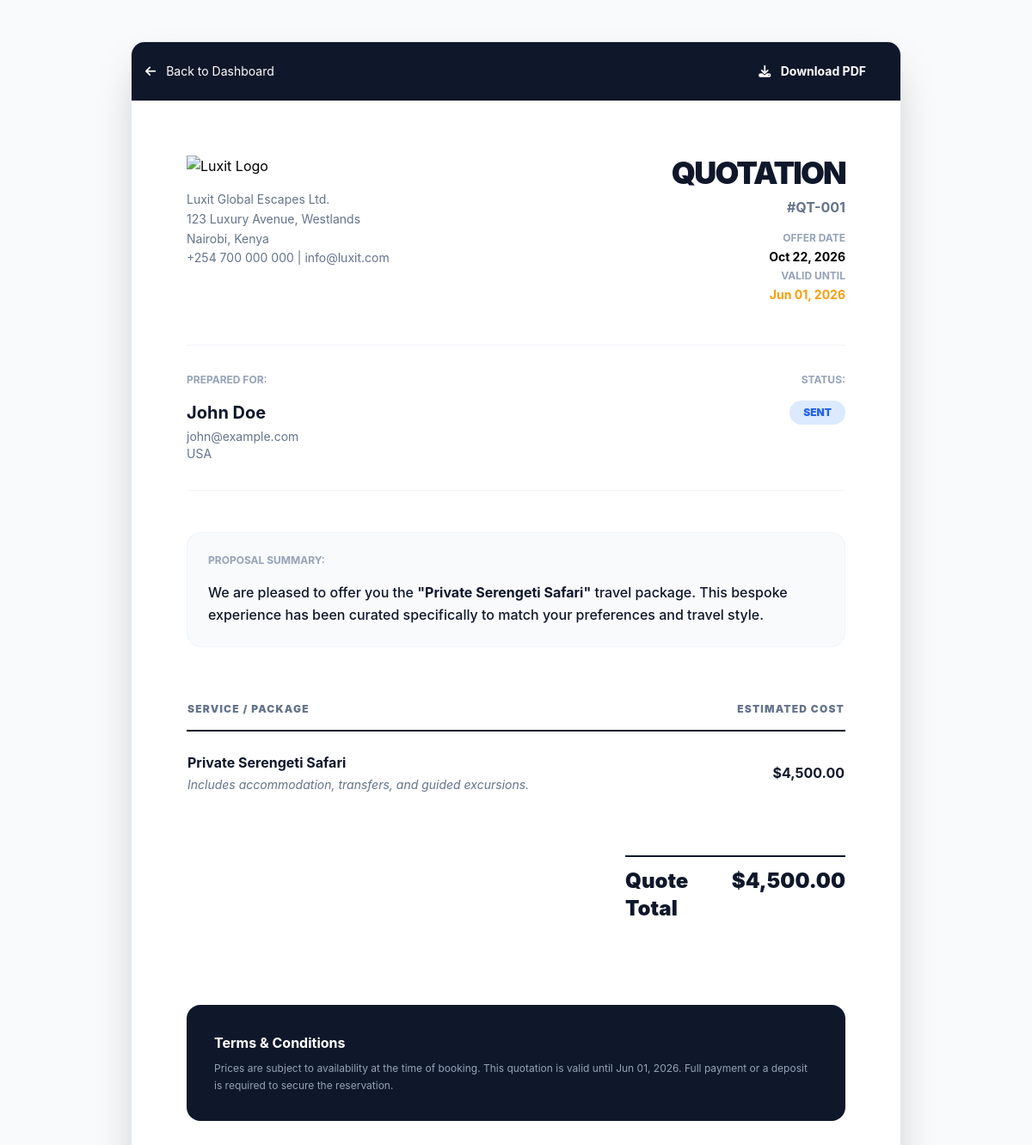
/admin/view-quotation.php?id=QT-001 (signed in), run on the app's committed database.
### tables this page shows
CREATE TABLE `quotations` (
  `id` varchar(20) NOT NULL,
  `customer_id` varchar(20) NOT NULL,
  `tour_name` varchar(255) NOT NULL,
  `amount` decimal(10,2) NOT NULL,
  `status` enum('Draft', 'Sent', 'Accepted', 'Expired') DEFAULT 'Draft',
  `valid_until` date DEFAULT NULL,
  `created_at` timestamp DEFAULT CURRENT_TIMESTAMP,
  PRIMARY KEY (`id`),
  FOREIGN KEY (`customer_id`) REFERENCES `customers`(`id`) ON DELETE CASCADE
);

CREATE TABLE `customers` (
  `id` varchar(20) NOT NULL,
  `name` varchar(100) NOT NULL,
  `email` varchar(100) NOT NULL,
  `country` varchar(50) DEFAULT NULL,
  `bookings_count` int(11) DEFAULT 0,
  `joined_date` date NOT NULL,
  `created_at` timestamp DEFAULT CURRENT_TIMESTAMP,
  PRIMARY KEY (`id`),
  UNIQUE KEY `email` (`email`)
);

### admin/view-quotation.php (the view, shortened to what this page needs)
<?php
require_once __DIR__ . '/../includes/db.php';
$id = $_GET['id'] ?? null;
$stmt = $pdo->prepare("SELECT q.*, c.name as customer_name, c.email as customer_email, c.country as customer_country
                       FROM quotations q
                       JOIN customers c ON q.customer_id = c.id
                       WHERE q.id = ?");
$stmt->execute([$id]);
$quote = $stmt->fetch();
?>
<!DOCTYPE html>
<html lang="en">
<head>
    <script src="https://cdn.tailwindcss.com"></script>
    <link rel="stylesheet" href="https://cdnjs.cloudflare.com/ajax/libs/font-awesome/6.4.0/css/all.min.css">
</head>
<body class="bg-slate-50 p-4 md:p-12">
    <div class="max-w-4xl mx-auto bg-white shadow-2xl rounded-2xl overflow-hidden border border-slate-200 glass">
        <div class="no-print bg-slate-900 text-white p-4 flex justify-between items-center">
            <a href="index.php" class="text-sm hover:text-primary transition"><i class="fas fa-arrow-left mr-2"></i> Back to Dashboard</a>
            <button onclick="window.print()" class="bg-primary px-6 py-2 rounded-xl text-sm font-bold hover:bg-opacity-90 transition">
                <i class="fas fa-download mr-2"></i> Download PDF
            </button>
        </div>
        <div class="p-8 md:p-16">
            <div class="flex flex-col md:flex-row justify-between items-start mb-12">
                <div>
                    <img src="../assets/images/luxit-africa-logo.png" alt="Luxit Logo" class="w-40 mb-4">
                    <p class="text-slate-500 text-sm leading-relaxed">
                        Luxit Global Escapes Ltd.<br>
                        123 Luxury Avenue, Westlands<br>
                        Nairobi, Kenya<br>
                        +254 700 000 000 | info@luxit.com
                    </p>
                </div>
                <div class="mt-8 md:mt-0 text-right">
                    <h1 class="text-4xl font-black text-slate-900 uppercase tracking-tighter">Quotation</h1>
                    <p class="text-slate-500 font-bold mt-2">#<?php echo $quote['id']; ?></p>
                    <div class="mt-4 space-y-1">
                        <p class="text-xs text-slate-400 uppercase font-bold">Offer Date</p>
                        <p class="text-sm font-bold"><?php echo date('M d, Y', strtotime($quote['created_at'])); ?></p>
                        <p class="text-xs text-slate-400 uppercase font-bold mt-2">Valid Until</p>
                        <p class="text-sm font-bold text-amber-500"><?php echo date('M d, Y', strtotime($quote['valid_until'])); ?></p>
                    </div>
                </div>
            </div>
            <div class="grid grid-cols-2 gap-12 mb-12 border-y border-slate-100 py-8">
                <div>
                    <p class="text-xs text-slate-400 uppercase font-bold mb-4">Prepared For:</p>
                    <h3 class="text-xl font-bold text-slate-900"><?php echo $quote['customer_name']; ?></h3>
                    <p class="text-slate-500 text-sm mt-1"><?php echo $quote['customer_email']; ?></p>
                    <p class="text-slate-500 text-sm"><?php echo $quote['customer_country']; ?></p>
                </div>
                <div class="text-right">
                    <p class="text-xs text-slate-400 uppercase font-bold mb-4">Status:</p>
                    <span class="inline-block px-4 py-1.5 rounded-full text-xs font-black uppercase bg-blue-100 text-blue-600">
                        <?php echo $quote['status']; ?>
                    </span>
                </div>
            </div>
            <div class="mb-12 p-6 bg-slate-50 rounded-2xl border border-slate-100">
                <h4 class="text-xs text-slate-400 uppercase font-bold mb-4">Proposal Summary:</h4>
                <p class="text-slate-900 font-medium leading-relaxed">
                    We are pleased to offer you the <span class="text-primary font-bold">"<?php echo $quote['tour_name']; ?>"</span> travel package. This bespoke experience has been curated specifically to match your preferences and travel style.
                </p>
            </div>
            <table class="w-full mb-12">
                <thead>
                    <tr class="text-left border-b-2 border-slate-900">
                        <th class="py-4 text-xs font-black uppercase tracking-widest text-slate-500">Service / Package</th>
                        <th class="py-4 text-right text-xs font-black uppercase tracking-widest text-slate-500">Estimated Cost</th>
                    </tr>
                </thead>
                <tbody class="divide-y divide-slate-100">
                    <tr>
                        <td class="py-6">
                            <p class="font-bold text-slate-900"><?php echo $quote['tour_name']; ?></p>
                            <p class="text-sm text-slate-500 mt-1 italic">Includes accommodation, transfers, and guided excursions.</p>
                        </td>
                        <td class="py-6 text-right font-bold text-slate-900">$<?php echo number_format($quote['amount'], 2); ?></td>
                    </tr>
                </tbody>
            </table>
            <div class="flex justify-end">
                <div class="w-full md:w-64 space-y-3">
                    <div class="flex justify-between text-2xl font-black text-slate-900 pt-3 border-t-2 border-slate-900">
                        <span>Quote Total</span>
                        <span>$<?php echo number_format($quote['amount'], 2); ?></span>
                    </div>
                </div>
            </div>
            <div class="mt-24 p-8 bg-slate-900 text-white rounded-2xl">
                <h4 class="font-bold mb-2">Terms & Conditions</h4>
                <p class="text-xs text-slate-400 leading-relaxed">
                    Prices are subject to availability at the time of booking. This quotation is valid until <?php echo date('M d, Y', strtotime($quote['valid_until'])); ?>. Full payment or a deposit is required to secure the reservation.
                </p>
            </div>
        </div>
    </div>
</body>
</html>

### admin/view-quotation.php (style rules this page uses)
body { font-family: 'Inter', sans-serif; }

### data on the page
quotations: id "QT-001", created_at "Oct 22, 2026", valid_until "Jun 01, 2026", customer.name "John Doe", customer.email "john@example.com", customer.country "USA", status "SENT", tour_name "Private Serengeti Safari", amount "4,500.00"
